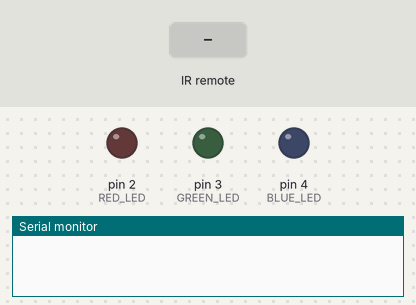
The sketch below on a simulated Arduino Uno, built with avr-gcc and run on an emulated ATmega328P. Parts: output pins drawn as LEDs (lit = HIGH), the last lines printed to the serial monitor. The inputs (shaded band) are chosen by the test bench.

Above: at 1.8 s.
1.9 s: infrared code 0xE13DDA28 received
At 2.6 s:
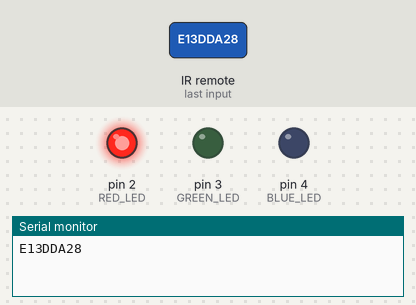
3.5 s: infrared code 0xAD586662 received
At 5.2 s:
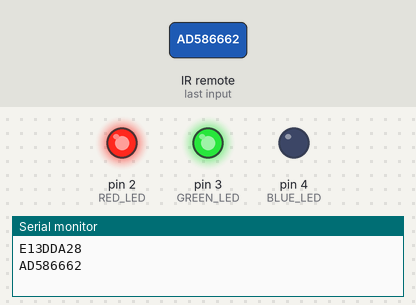
5.5 s: infrared code 0x273009C4 received
At 7.0 s:
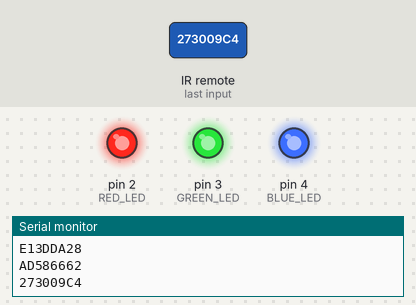
7.5 s: infrared code 0xE13DDA28 received
At 8.5 s:
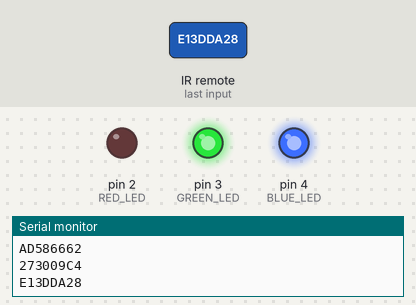
9.5 s: infrared code 0xAD586662 received
At 11.3 s:
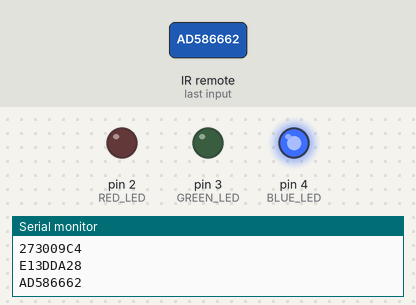
Timing chart, 0 to 12.5 s (numbered marks = the images above; inputs shaded):
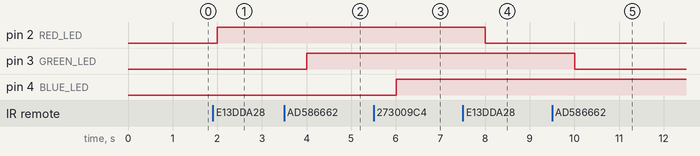

The sketch:

ir_receiver_sensor.ino
```cpp
#include <IRremote.h>
#define BUTTON_1 0xE13DDA28
#define BUTTON_2 0xAD586662
#define BUTTON_3 0x273009C4

int IR_SENSOR = 11; // KY-022 module.
IRrecv irrecv(IR_SENSOR);
decode_results code;
int RED_LED = 2;
int GREEN_LED = 3;
int BLUE_LED = 4;

void setup() {
  Serial.begin(9600);
  irrecv.enableIRIn();
  pinMode(RED_LED, OUTPUT);
  pinMode(GREEN_LED, OUTPUT);
  pinMode(BLUE_LED, OUTPUT);
}

void loop() {
  if (irrecv.decode(&code)) {
    Serial.println(code.value, HEX);
    if (code.value == BUTTON_1) {
      digitalWrite(RED_LED, !digitalRead(RED_LED));
    }
    if (code.value == BUTTON_2) {
      digitalWrite(GREEN_LED, !digitalRead(GREEN_LED));
    }
    if (code.value == BUTTON_3) {
      digitalWrite(BLUE_LED, !digitalRead(BLUE_LED));
    }
    irrecv.resume();
  }
  delay(1000);
}
```

Measured:
- after the input at 1.9 s, pin 2 (RED_LED): LOW → HIGH after 0.10 s
- after the input at 3.5 s, pin 3 (GREEN_LED): LOW → HIGH after 0.50 s
- after the input at 5.5 s, pin 4 (BLUE_LED): LOW → HIGH after 0.50 s
- after the input at 7.5 s, pin 2 (RED_LED): HIGH → LOW after 0.51 s
- after the input at 9.5 s, pin 3 (GREEN_LED): HIGH → LOW after 0.51 s
